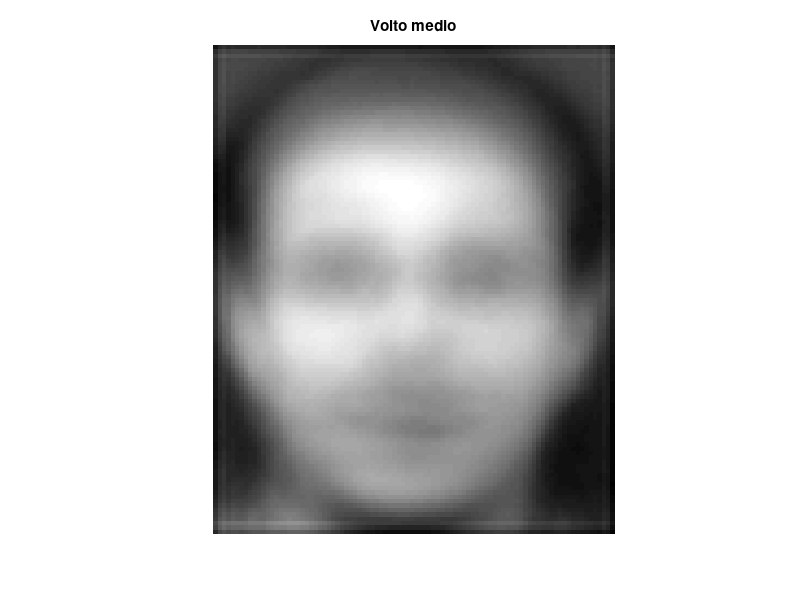
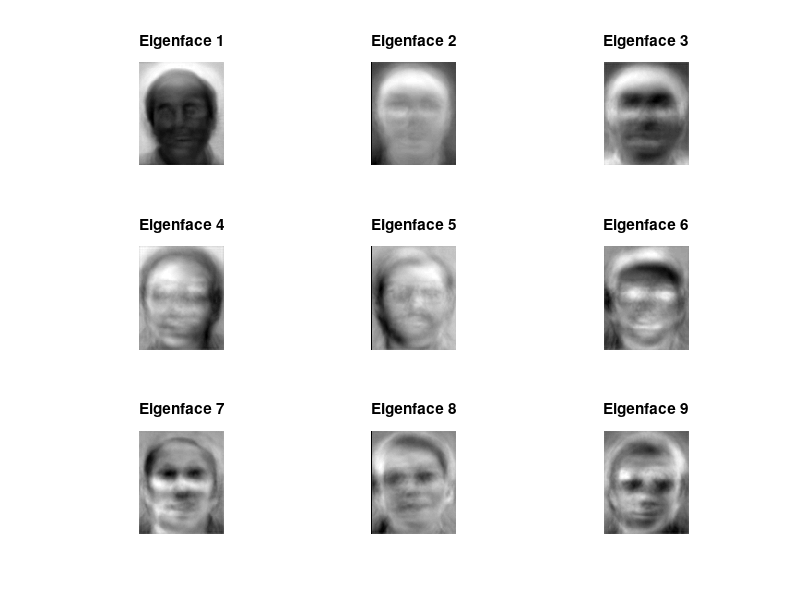

MATLAB code to generate these figures, in order:
clear; clc; close all;

% Carichiamo A e labels da fase precedente 
load('volti_dataset.mat'); 

% Dimensioni
[m, n] = size(A); % m = numero pixel, n = numero immagini

% 1. Calcoliamo del volto medio
mean_face = mean(A, 2);

% Salviamo il volto medio
save('mean_face.mat', 'mean_face')

% 2. Centriamo i dati (sottraiamo volto medio a ogni colonna)
A_centered = A - mean_face;

% 3. Calcoliamo la SVD
[U, S, V] = svd(A_centered, 'econ'); % 'econ' per efficienza

% Salviamo i risultati della SVD
save('svd_data.mat', 'U', 'S', 'V')

% 4. Visualiziamo il volto medio
figure;
imshow(reshape(mean_face, 112, 92), []);
title('Volto medio');

% 5. Visualiziamo le prime 9 eigenfaces
figure;
for i = 1:9
    subplot(3,3,i);
    eigenface = U(:,i);
    imshow(reshape(eigenface, 112, 92), []);
    title(['Eigenface ', num2str(i)]);
end

disp('Calcolo eigenfaces completato.');
